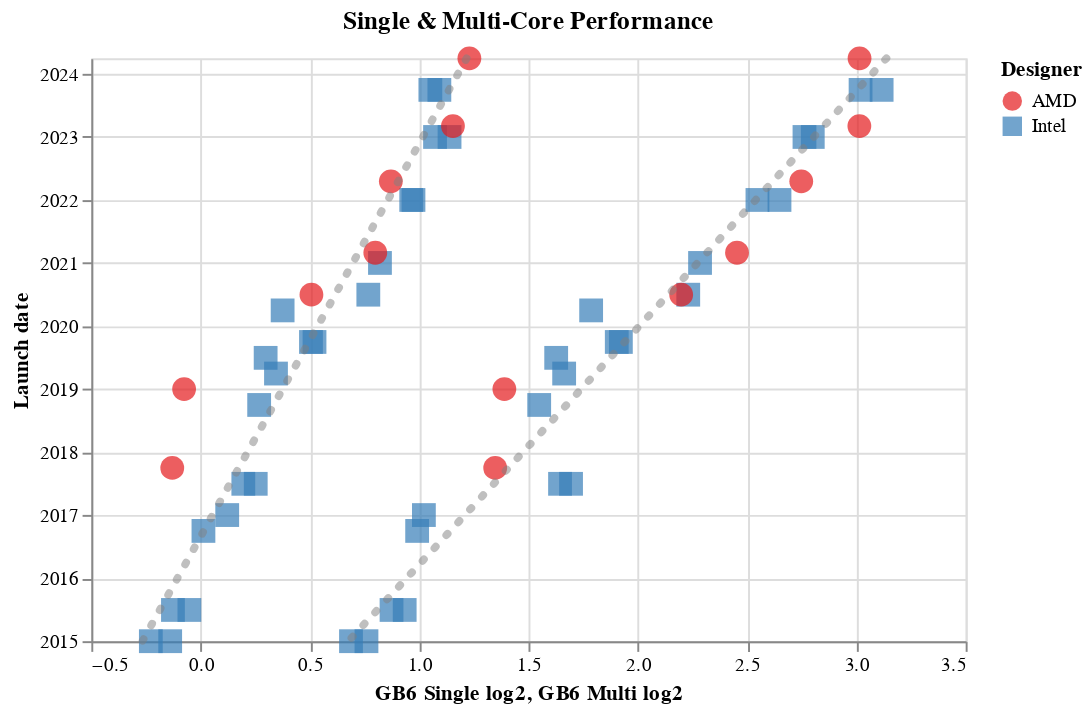

The cell this chart's notebook holds for it:
### Markdown cell above
Variant with the two plots superimposed

### Code cell
chart = chart_single_multi_log2 + chart_dsingle_logreg +  chart_dmulti_logreg
chart.save('Geekbench 6 plots/CPUs_bydate_log_withreg.json')
#chart.save('Geekbench 6 plots/CPUs_bydate_log_withreg.png', ppi=200)
chart

### Figure 1 — Vega-Lite specification as saved in the notebook (floating-point values rounded to 4 significant figures)
{"config": {"view": {"continuousWidth": 300, "continuousHeight": 300}}, "layer": [{"mark": {"type": "point", "filled": true, "size": 150, "strokeWidth": 5}, "encoding": {"color": {"condition": {"param": "highlight", "empty": true, "field": "Designer", "scale": {"scheme": "set1"}, "type": "nominal"}, "value": "lightgray"}, "order": {"value": 0, "condition": [{"param": "highlight", "value": 1, "empty": false}]}, "shape": {"field": "Designer", "type": "nominal"}, "tooltip": [{"field": "Name", "type": "nominal"}, {"field": "Architecture", "type": "nominal"}, {"field": "Cores", "type": "quantitative"}, {"field": "Launch date", "type": "temporal"}, {"field": "Win11", "type": "nominal"}, {"field": "GB6 Single", "type": "quantitative"}, {"field": "GB6 Multi", "type": "quantitative"}], "x": {"field": "GB6 Single log2", "type": "quantitative"}, "y": {"field": "Launch date", "type": "temporal"}}, "name": "view_5", "title": "Single-Core Performance"}, {"mark": {"type": "point", "filled": true, "size": 150, "strokeWidth": 5}, "encoding": {"color": {"condition": {"param": "highlight", "empty": true, "field": "Designer", "scale": {"scheme": "set1"}, "type": "nominal"}, "value": "lightgray"}, "order": {"value": 0, "condition": [{"param": "highlight", "value": 1, "empty": false}]}, "shape": {"field": "Designer", "type": "nominal"}, "tooltip": [{"field": "Name", "type": "nominal"}, {"field": "Architecture", "type": "nominal"}, {"field": "Cores", "type": "quantitative"}, {"field": "Launch date", "type": "temporal"}, {"field": "Win11", "type": "nominal"}, {"field": "GB6 Single", "type": "quantitative"}, {"field": "GB6 Multi", "type": "quantitative"}], "x": {"field": "GB6 Multi log2", "type": "quantitative"}, "y": {"field": "Launch date", "type": "temporal"}}}, {"mark": {"type": "line", "color": "gray", "opacity": 0.5, "strokeCap": "round", "strokeDash": [1, 8], "strokeWidth": 4}, "encoding": {"tooltip": {"value": "+12%/y (doubling every 6.2y)"}, "x": {"field": "GB6 Single log2", "type": "quantitative"}, "y": {"field": "Launch date", "type": "temporal"}}, "transform": [{"on": "Launch date", "regression": "GB6 Single log2"}]}, {"mark": {"type": "line", "color": "gray", "opacity": 0.5, "strokeCap": "round", "strokeDash": [1, 8], "strokeWidth": 4}, "encoding": {"tooltip": {"value": "+20%/y (doubling every 3.8y)"}, "x": {"field": "GB6 Multi log2", "type": "quantitative"}, "y": {"field": "Launch date", "type": "temporal"}}, "transform": [{"on": "Launch date", "regression": "GB6 Multi log2"}]}], "data": {"name": "data-6522b5600cd5109ace11baad65474461"}, "params": [{"name": "highlight", "select": {"type": "point", "on": "pointerover"}, "views": ["view_5"]}], "title": "Single & Multi-Core Performance", "width": 450, "$schema": "https://vega.github.io/schema/vega-lite/v5.20.1.json", "datasets": {"data-6522b5600cd5109ace11baad65474461": [{"Name": "Intel Core i5-5200U", "Designer": "Intel", "Launch date": "2015-01-01T00:00:00", "Cores": 2, "Age": 10.3, "Architecture": "Broadwell", "GB6 Single": 854.0, "GB6 Multi": 1611.0, "Win11": "No", "Product URL": "https://www.intel.com/content/www/us/en/products/sku/85212/intel-core-i55200u-processor-3m-cache-up-to-2-70-ghz/specifications.html", "GB6 Single log2": -0.2277, "GB6 Multi log2": 0.688}, {"Name": "Intel Core i5-5300U", "Designer": "Intel", "Launch date": "2015-01-01T00:00:00", "Cores": 2, "Age": 10.3, "Architecture": "Broadwell", "GB6 Single": 908.0, "GB6 Multi": 1692.0, "Win11": "No", "Product URL": "https://www.intel.com/content/www/us/en/products/sku/85213/intel-core-i55300u-processor-3m-cache-up-to-2-90-ghz/specifications.html", "GB6 Single log2": -0.1392, "GB6 Multi log2": 0.7587}, {"Name": "Intel Core i5-6200U", "Designer": "Intel", "Launch date": "2015-07-01T00:00:00", "Cores": 2, "Age": 9.8, "Architecture": "Skylake", "GB6 Single": 916.0, "GB6 Multi": 1832.0, "Win11": "No", "Product URL": "https://www.intel.com/content/www/us/en/products/sku/88193/intel-core-i56200u-processor-3m-cache-up-to-2-80-ghz/specifications.html", "GB6 Single log2": -0.1266, "GB6 Multi log2": 0.8734}, {"Name": "Intel Core i5-6300U", "Designer": "Intel", "Launch date": "2015-07-01T00:00:00", "Cores": 2, "Age": 9.8, "Architecture": "Skylake", "GB6 Single": 965.0, "GB6 Multi": 1910.0, "Win11": "No", "Product URL": "https://www.intel.com/content/www/us/en/products/sku/88190/intel-core-i56300u-processor-3m-cache-up-to-3-00-ghz/specifications.html", "GB6 Single log2": -0.0514, "GB6 Multi log2": 0.9336}, {"Name": "Intel Core i5-7200U", "Designer": "Intel", "Launch date": "2016-10-01T00:00:00", "Cores": 2, "Age": 8.6, "Architecture": "Kaby Lake", "GB6 Single": 1009.0, "GB6 Multi": 1987.0, "Win11": "No", "Product URL": "https://www.intel.com/content/www/us/en/products/sku/95443/intel-core-i57200u-processor-3m-cache-up-to-3-10-ghz/specifications.html", "GB6 Single log2": 0.01293, "GB6 Multi log2": 0.9906}, {"Name": "Intel Core i5-7300U", "Designer": "Intel", "Launch date": "2017-01-01T00:00:00", "Cores": 2, "Age": 8.3, "Architecture": "Kaby Lake", "GB6 Single": 1088.0, "GB6 Multi": 2030.0, "Win11": "No", "Product URL": "https://www.intel.com/content/www/us/en/products/sku/97472/intel-core-i57300u-processor-3m-cache-up-to-3-50-ghz/specifications.html", "GB6 Single log2": 0.1217, "GB6 Multi log2": 1.021}, {"Name": "Intel Core i5-8250U", "Designer": "Intel", "Launch date": "2017-07-01T00:00:00", "Cores": 4, "Age": 7.8, "Architecture": "Kaby Lake R", "GB6 Single": 1145.0, "GB6 Multi": 3126.0, "Win11": "Yes", "Product URL": "https://www.intel.com/content/www/us/en/products/sku/124967/intel-core-i58250u-processor-6m-cache-up-to-3-40-ghz/specifications.html", "GB6 Single log2": 0.1953, "GB6 Multi log2": 1.644}, {"Name": "Intel Core i5-8350U", "Designer": "Intel", "Launch date": "2017-07-01T00:00:00", "Cores": 4, "Age": 7.8, "Architecture": "Kaby Lake R", "GB6 Single": 1191.0, "GB6 Multi": 3237.0, "Win11": "Yes", "Product URL": "https://www.intel.com/content/www/us/en/products/sku/124969/intel-core-i58350u-processor-6m-cache-up-to-3-60-ghz/specifications.html", "GB6 Single log2": 0.2522, "GB6 Multi log2": 1.695}, {"Name": "Intel Core i5-8265U", "Designer": "Intel", "Launch date": "2018-10-01T00:00:00", "Cores": 4, "Age": 6.6, "Architecture": "Whiskey Lake", "GB6 Single": 1204.0, "GB6 Multi": 2926.0, "Win11": "Yes", "Product URL": "https://www.intel.com/content/www/us/en/products/sku/149088/intel-core-i58265u-processor-6m-cache-up-to-3-90-ghz/specifications.html", "GB6 Single log2": 0.2678, "GB6 Multi log2": 1.549}, {"Name": "Intel Core i5-8365U", "Designer": "Intel", "Launch date": "2019-04-01T00:00:00", "Cores": 4, "Age": 6.1, "Architecture": "Whiskey Lake", "GB6 Single": 1270.0, "GB6 Multi": 3167.0, "Win11": "Yes", "Product URL": "https://www.intel.com/content/www/us/en/products/sku/193555/intel-core-i58365u-processor-6m-cache-up-to-4-10-ghz/specifications.html", "GB6 Single log2": 0.3448, "GB6 Multi log2": 1.663}, {"Name": "Intel Core i5-10210U", "Designer": "Intel", "Launch date": "2019-07-01T00:00:00", "Cores": 4, "Age": 5.8, "Architecture": "Comet Lake", "GB6 Single": 1229.0, "GB6 Multi": 3088.0, "Win11": "Yes", "Product URL": "https://www.intel.com/content/www/us/en/products/sku/195436/intel-core-i510210u-processor-6m-cache-up-to-4-20-ghz/specifications.html", "GB6 Single log2": 0.2975, "GB6 Multi log2": 1.627}, {"Name": "Intel Core i5-10310U", "Designer": "Intel", "Launch date": "2020-04-01T00:00:00", "Cores": 4, "Age": 5.1, "Architecture": "Comet Lake", "GB6 Single": 1297.0, "GB6 Multi": 3450.0, "Win11": "Yes", "Product URL": "https://www.intel.com/content/www/us/en/products/sku/201892/intel-core-i510310u-processor-6m-cache-up-to-4-40-ghz/specifications.html", "GB6 Single log2": 0.3752, "GB6 Multi log2": 1.787}, {"Name": "Intel Core i5-1035G4", "Designer": "Intel", "Launch date": "2019-10-01T00:00:00", "Cores": 4, "Age": 5.6, "Architecture": "Ice Lake", "GB6 Single": 1435.0, "GB6 Multi": 3742.0, "Win11": "Yes", "Product URL": "https://www.intel.com/content/www/us/en/products/sku/196591/intel-core-i51035g4-processor-6m-cache-up-to-3-70-ghz/specifications.html", "GB6 Single log2": 0.5211, "GB6 Multi log2": 1.904}, {"Name": "Intel Core i5-1035G7", "Designer": "Intel", "Launch date": "2019-10-01T00:00:00", "Cores": 4, "Age": 5.6, "Architecture": "Ice Lake", "GB6 Single": 1419.0, "GB6 Multi": 3791.0, "Win11": "Yes", "Product URL": "https://www.intel.com/content/www/us/en/products/sku/196592/intel-core-i51035g7-processor-6m-cache-up-to-3-70-ghz/specifications.html", "GB6 Single log2": 0.5049, "GB6 Multi log2": 1.923}, {"Name": "Intel Core i5-1135G7", "Designer": "Intel", "Launch date": "2020-07-01T00:00:00", "Cores": 4, "Age": 4.8, "Architecture": "Tiger Lake", "GB6 Single": 1702.0, "GB6 Multi": 4694.0, "Win11": "Yes", "Product URL": "https://www.intel.com/content/www/us/en/products/sku/208922/intel-core-i51135g7-processor-8m-cache-up-to-4-20-ghz-with-ipu/specifications.html", "GB6 Single log2": 0.7672, "GB6 Multi log2": 2.231}, {"Name": "Intel Core i5-1145G7", "Designer": "Intel", "Launch date": "2021-01-01T00:00:00", "Cores": 4, "Age": 4.3, "Architecture": "Tiger Lake", "GB6 Single": 1766.0, "GB6 Multi": 4873.0, "Win11": "Yes", "Product URL": "https://www.intel.com/content/www/us/en/products/sku/208660/intel-core-i51145g7-processor-8m-cache-up-to-4-40-ghz-with-ipu/specifications.html", "GB6 Single log2": 0.8205, "GB6 Multi log2": 2.285}, {"Name": "Intel Core i5-1235U", "Designer": "Intel", "Launch date": "2022-01-01T00:00:00", "Cores": 10, "Age": 3.3, "Architecture": "Alder Lake", "GB6 Single": 1950.0, "GB6 Multi": 5846.0, "Win11": "Yes", "Product URL": "https://www.intel.com/content/www/us/en/products/sku/226261/intel-core-i51235u-processor-12m-cache-up-to-4-40-ghz/specifications.html?wapkw=intel%20core%20i5-1235u", "GB6 Single log2": 0.9635, "GB6 Multi log2": 2.547}, {"Name": "Intel Core i5-1245U", "Designer": "Intel", "Launch date": "2022-01-01T00:00:00", "Cores": 10, "Age": 3.3, "Architecture": "Alder Lake", "GB6 Single": 1964.0, "GB6 Multi": 6269.0, "Win11": "Yes", "Product URL": "https://www.intel.com/content/www/us/en/products/sku/226260/intel-core-i51245u-processor-12m-cache-up-to-4-40-ghz/specifications.html", "GB6 Single log2": 0.9738, "GB6 Multi log2": 2.648}, {"Name": "Intel Core i5-1335U", "Designer": "Intel", "Launch date": "2023-01-01T00:00:00", "Cores": 10, "Age": 2.3, "Architecture": "Raptor Lake", "GB6 Single": 2103.0, "GB6 Multi": 6786.0, "Win11": "Yes", "Product URL": "https://www.intel.com/content/www/us/en/products/sku/232153/intel-core-i51335u-processor-12m-cache-up-to-4-60-ghz/specifications.html", "GB6 Single log2": 1.072, "GB6 Multi log2": 2.763}, {"Name": "Intel Core i5-1345U", "Designer": "Intel", "Launch date": "2023-01-01T00:00:00", "Cores": 10, "Age": 2.3, "Architecture": "Raptor Lake", "GB6 Single": 2202.0, "GB6 Multi": 6967.0, "Win11": "Yes", "Product URL": "https://www.intel.com/content/www/us/en/products/sku/232127/intel-core-i51345u-processor-12m-cache-up-to-4-70-ghz/specifications.html?wapkw=i5-1345U", "GB6 Single log2": 1.139, "GB6 Multi log2": 2.801}, {"Name": "Intel Core Ultra 5 125U", "Designer": "Intel", "Launch date": "2023-10-01T00:00:00", "Cores": 12, "Age": 1.6, "Architecture": "Metor Lake", "GB6 Single": 2072.0, "GB6 Multi": 8107.0, "Win11": "Yes", "Product URL": "https://www.intel.com/content/www/us/en/products/sku/237330/intel-core-ultra-5-processor-125u-12m-cache-up-to-4-30-ghz/specifications.html?wapkw=Intel%20Core%20Ultra%205%20125U", "GB6 Single log2": 1.051, "GB6 Multi log2": 3.019}, {"Name": "Intel Core Ultra 5 135U", "Designer": "Intel", "Launch date": "2023-10-01T00:00:00", "Cores": 12, "Age": 1.6, "Architecture": "Metor Lake", "GB6 Single": 2132.0, "GB6 Multi": 8667.0, "Win11": "Yes", "Product URL": "https://www.intel.com/content/www/us/en/products/sku/237328/intel-core-ultra-5-processor-135u-12m-cache-up-to-4-40-ghz/specifications.html?wapkw=Intel%20Core%20Ultra%205%20135U", "GB6 Single log2": 1.092, "GB6 Multi log2": 3.116}, {"Name": "AMD Ryzen 7 PRO 2700U", "Designer": "AMD", "Launch date": "2017-10-01T00:00:00", "Cores": 4, "Age": 7.6, "Architecture": "Raven Ridge", "GB6 Single": 914.0, "GB6 Multi": 2545.0, "Win11": "Yes", "Product URL": "https://www.amd.com/en/support/downloads/drivers.html/processors/ryzen/ryzen-2000-series/amd-ryzen-7-2700u.html", "GB6 Single log2": -0.1297, "GB6 Multi log2": 1.348}, {"Name": "AMD Ryzen 5 PRO 3500U", "Designer": "AMD", "Launch date": "2019-01-01T00:00:00", "Cores": 4, "Age": 6.3, "Architecture": "Picasso", "GB6 Single": 949.0, "GB6 Multi": 2620.0, "Win11": "Yes", "Product URL": "https://www.amd.com/en/support/downloads/drivers.html/processors/ryzen/ryzen-3000-series/amd-ryzen-5-3500u.html", "GB6 Single log2": -0.07552, "GB6 Multi log2": 1.39}, {"Name": "AMD Ryzen 5 PRO 4650U", "Designer": "AMD", "Launch date": "2020-07-01T00:00:00", "Cores": 6, "Age": 4.8, "Architecture": "Renoir", "GB6 Single": 1421.0, "GB6 Multi": 4590.0, "Win11": "Yes", "Product URL": "https://www.amd.com/en/support/downloads/drivers.html/processors/ryzen-pro/ryzen-pro-4000-series/amd-ryzen-5-pro-4650u.html", "GB6 Single log2": 0.5069, "GB6 Multi log2": 2.198}, {"Name": "AMD Ryzen 5 PRO 5650U", "Designer": "AMD", "Launch date": "2021-03-01T00:00:00", "Cores": 6, "Age": 4.2, "Architecture": "Cezanne", "GB6 Single": 1740.0, "GB6 Multi": 5479.0, "Win11": "Yes", "Product URL": "https://www.amd.com/en/support/downloads/drivers.html/processors/ryzen-pro/ryzen-pro-5000-series/amd-ryzen-5-pro-5650u.html", "GB6 Single log2": 0.7991, "GB6 Multi log2": 2.454}, {"Name": "AMD Ryzen 5 PRO 6650U", "Designer": "AMD", "Launch date": "2022-04-19T00:00:00", "Cores": 6, "Age": 3.0, "Architecture": "Rembrandt", "GB6 Single": 1828.0, "GB6 Multi": 6717.0, "Win11": "Yes", "Product URL": "https://www.amd.com/en/support/downloads/drivers.html/processors/ryzen-pro/ryzen-pro-6000-series/amd-ryzen-5-pro-6650u.html", "GB6 Single log2": 0.8703, "GB6 Multi log2": 2.748}, {"Name": "AMD Ryzen 5 PRO 7540U", "Designer": "AMD", "Launch date": "2023-03-05T00:00:00", "Cores": 6, "Age": 2.1, "Architecture": "Phoenix", "GB6 Single": 2226.0, "GB6 Multi": 8076.0, "Win11": "Yes", "Product URL": "https://www.amd.com/en/products/processors/laptop/ryzen/7000-series/amd-ryzen-5-7540u.html", "GB6 Single log2": 1.154, "GB6 Multi log2": 3.014}, {"Name": "AMD Ryzen 5 PRO 8540U", "Designer": "AMD", "Launch date": "2024-04-01T00:00:00", "Cores": 6, "Age": 1.1, "Architecture": "Hawk Point", "GB6 Single": 2345.0, "GB6 Multi": 8081.0, "Win11": "Yes", "Product URL": "https://www.amd.com/en/products/processors/laptop/ryzen-pro/8000-series/amd-ryzen-5-pro-8540u.html", "GB6 Single log2": 1.23, "GB6 Multi log2": 3.015}]}}
